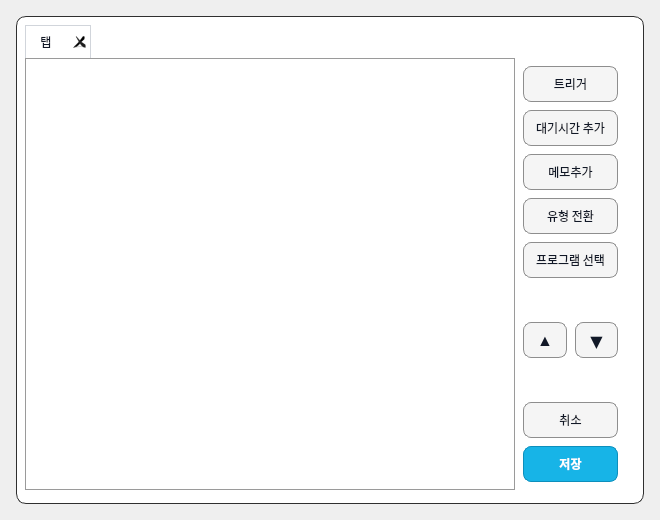
<?xml version="1.0" encoding="UTF-8"?>
<ui version="4.0">
 <class>ActionDialog</class>
 <widget class="QDialog" name="ActionDialog">
  <property name="geometry">
   <rect>
    <x>0</x>
    <y>0</y>
    <width>660</width>
    <height>520</height>
   </rect>
  </property>
  <property name="minimumSize">
   <size>
    <width>660</width>
    <height>520</height>
   </size>
  </property>
  <property name="windowTitle">
   <string>동작 편집</string>
  </property>
  <property name="styleSheet">
   <string notr="true">QDialog {
    background: #EFEFEF;
}
QFrame#card {
    background: #ffffff;
    border: 1px solid #2f2f2f;
    border-radius: 10px;
}
QFrame#list_card, QFrame#panel_card, QFrame#action_card {
    background: transparent;
    border: none;
}
QPushButton {
    min-height: 34px;
    padding: 0 12px;
    border-radius: 8px;
    border: 1px solid #8e8e8e;
    background: #f5f5f5;
    color: #111827;
}
QPushButton:hover {
    background: #e9eef5;
    border-color: #7d8ea3;
}
QPushButton#button_save {
    background: #17b4e7;
    border-color: #0d8fbc;
    color: white;
    font-weight: 700;
}
QPushButton#button_save:hover {
    background: #0ea5e9;
    border-color: #0284c7;
}
QPushButton#button_up, QPushButton#button_down {
    min-height: 34px;
    padding: 0;
}
QLabel {
    color: #111827;
}
QComboBox {
    min-height: 36px;
    padding-left: 10px;
    border-radius: 8px;
    border: 1px solid #8e8e8e;
    background: #ffffff;
    color: #111827;
}
QTableWidget {
    background: #ffffff;
    border: 1px solid #9a9a9a;
    color: #111827;
    alternate-background-color: #f3f3f3;
}
QTableWidget::item {
    padding: 8px;
    border: none;
}
QTableWidget::item:selected {
    background: #0b57d0;
    color: white;
}</string>
  </property>
  <layout class="QVBoxLayout" name="rootLayout">
   <property name="leftMargin">
    <number>16</number>
   </property>
   <property name="topMargin">
    <number>16</number>
   </property>
   <property name="rightMargin">
    <number>16</number>
   </property>
   <property name="bottomMargin">
    <number>16</number>
   </property>
   <item>
    <widget class="QFrame" name="card">
     <property name="font">
      <font/>
     </property>
     <layout class="QVBoxLayout" name="cardLayout">
      <property name="spacing">
       <number>8</number>
      </property>
      <property name="leftMargin">
       <number>8</number>
      </property>
      <property name="topMargin">
       <number>8</number>
      </property>
      <property name="rightMargin">
       <number>8</number>
      </property>
      <property name="bottomMargin">
       <number>8</number>
      </property>
      <item>
       <widget class="QTabWidget" name="tab_widget">
        <property name="sizePolicy">
         <sizepolicy hsizetype="Fixed" vsizetype="Fixed">
          <horstretch>0</horstretch>
          <verstretch>0</verstretch>
         </sizepolicy>
        </property>
        <property name="minimumSize">
         <size>
          <width>0</width>
          <height>0</height>
         </size>
        </property>
        <property name="font">
         <font/>
        </property>
        <property name="autoFillBackground">
         <bool>false</bool>
        </property>
        <property name="styleSheet">
         <string notr="true">QTabWidget::pane {
    border: none;
    background: transparent;
}
QTabBar::tab {
    background: #f9fafb;
    color: #111827;
    border: 1px solid #d1d5db;
    border-bottom: none;
    padding: 6px 14px;
    margin-right: 4px;
}
QTabBar::tab:hover {
    background: #f9fafb;
    color: #111827;
    border: 1px solid #d1d5db;
    border-bottom: none;
}
QTabBar::tab:selected {
    background: white;
    color: #111827;
}</string>
        </property>
        <property name="tabPosition">
         <enum>QTabWidget::TabPosition::North</enum>
        </property>
        <property name="tabShape">
         <enum>QTabWidget::TabShape::Rounded</enum>
        </property>
        <property name="usesScrollButtons">
         <bool>false</bool>
        </property>
        <property name="documentMode">
         <bool>false</bool>
        </property>
        <property name="tabsClosable">
         <bool>true</bool>
        </property>
        <property name="movable">
         <bool>false</bool>
        </property>
        <property name="tabBarAutoHide">
         <bool>false</bool>
        </property>
        <widget class="QWidget" name="tab_placeholder">
         <property name="sizePolicy">
          <sizepolicy hsizetype="Preferred" vsizetype="Preferred">
           <horstretch>0</horstretch>
           <verstretch>0</verstretch>
          </sizepolicy>
         </property>
         <property name="minimumSize">
          <size>
           <width>600</width>
           <height>460</height>
          </size>
         </property>
         <property name="styleSheet">
          <string notr="true"/>
         </property>
         <attribute name="title">
          <string>탭</string>
         </attribute>
         <widget class="QWidget" name="">
          <property name="geometry">
           <rect>
            <x>0</x>
            <y>0</y>
            <width>601</width>
            <height>432</height>
           </rect>
          </property>
          <layout class="QHBoxLayout" name="bodyLayout" stretch="0,0">
           <property name="spacing">
            <number>0</number>
           </property>
           <property name="leftMargin">
            <number>0</number>
           </property>
           <property name="topMargin">
            <number>0</number>
           </property>
           <property name="rightMargin">
            <number>0</number>
           </property>
           <property name="bottomMargin">
            <number>0</number>
           </property>
           <item>
            <widget class="QFrame" name="list_card">
             <property name="font">
              <font/>
             </property>
             <layout class="QVBoxLayout" name="listCardLayout">
              <property name="leftMargin">
               <number>0</number>
              </property>
              <property name="topMargin">
               <number>0</number>
              </property>
              <property name="rightMargin">
               <number>0</number>
              </property>
              <property name="bottomMargin">
               <number>0</number>
              </property>
              <item>
               <widget class="QTableWidget" name="table_widget">
                <property name="font">
                 <font>
                  <family>맑은 고딕</family>
                  <pointsize>12</pointsize>
                  <italic>false</italic>
                  <bold>true</bold>
                 </font>
                </property>
                <property name="styleSheet">
                 <string notr="true">QTableWidget::item:focus {
    outline: none;
    border: none;
}</string>
                </property>
               </widget>
              </item>
             </layout>
            </widget>
           </item>
           <item>
            <layout class="QVBoxLayout" name="rightColumn" stretch="0">
             <property name="spacing">
              <number>0</number>
             </property>
             <property name="sizeConstraint">
              <enum>QLayout::SizeConstraint::SetDefaultConstraint</enum>
             </property>
             <item>
              <widget class="QFrame" name="panel_card">
               <property name="sizePolicy">
                <sizepolicy hsizetype="Preferred" vsizetype="Expanding">
                 <horstretch>0</horstretch>
                 <verstretch>0</verstretch>
                </sizepolicy>
               </property>
               <property name="minimumSize">
                <size>
                 <width>0</width>
                 <height>0</height>
                </size>
               </property>
               <property name="maximumSize">
                <size>
                 <width>142</width>
                 <height>16777215</height>
                </size>
               </property>
               <property name="font">
                <font/>
               </property>
               <property name="styleSheet">
                <string notr="true"/>
               </property>
               <layout class="QVBoxLayout" name="panelLayout" stretch="1,1,1,1,1,1,1,1">
                <property name="spacing">
                 <number>8</number>
                </property>
                <property name="leftMargin">
                 <number>8</number>
                </property>
                <property name="topMargin">
                 <number>8</number>
                </property>
                <property name="rightMargin">
                 <number>8</number>
                </property>
                <property name="bottomMargin">
                 <number>8</number>
                </property>
                <item>
                 <widget class="QPushButton" name="button_add">
                  <property name="font">
                   <font>
                    <family>맑은 고딕</family>
                    <pointsize>9</pointsize>
                    <italic>false</italic>
                    <bold>false</bold>
                   </font>
                  </property>
                  <property name="text">
                   <string>트리거</string>
                  </property>
                 </widget>
                </item>
                <item>
                 <widget class="QPushButton" name="button_delay">
                  <property name="font">
                   <font>
                    <family>맑은 고딕</family>
                    <pointsize>9</pointsize>
                    <italic>false</italic>
                    <bold>false</bold>
                   </font>
                  </property>
                  <property name="text">
                   <string>대기시간 추가</string>
                  </property>
                 </widget>
                </item>
                <item>
                 <widget class="QPushButton" name="button_note">
                  <property name="font">
                   <font>
                    <family>맑은 고딕</family>
                    <pointsize>9</pointsize>
                    <italic>false</italic>
                    <bold>false</bold>
                   </font>
                  </property>
                  <property name="text">
                   <string>메모추가</string>
                  </property>
                 </widget>
                </item>
                <item>
                 <widget class="QPushButton" name="button_priority">
                  <property name="font">
                   <font>
                    <family>맑은 고딕</family>
                    <pointsize>9</pointsize>
                    <italic>false</italic>
                    <bold>false</bold>
                   </font>
                  </property>
                  <property name="text">
                   <string>유형 전환</string>
                  </property>
                 </widget>
                </item>
                <item>
                 <widget class="QPushButton" name="button_program">
                  <property name="font">
                   <font>
                    <family>맑은 고딕</family>
                    <pointsize>9</pointsize>
                    <italic>false</italic>
                    <bold>false</bold>
                   </font>
                  </property>
                  <property name="text">
                   <string>프로그램 선택</string>
                  </property>
                 </widget>
                </item>
                <item>
                 <widget class="QFrame" name="move_card">
                  <property name="minimumSize">
                   <size>
                    <width>0</width>
                    <height>0</height>
                   </size>
                  </property>
                  <property name="maximumSize">
                   <size>
                    <width>16777215</width>
                    <height>16777215</height>
                   </size>
                  </property>
                  <property name="font">
                   <font/>
                  </property>
                  <property name="styleSheet">
                   <string notr="true">QFrame {
    background: transparent;
    border: none;
}</string>
                  </property>
                  <layout class="QHBoxLayout" name="moveLayout">
                   <property name="spacing">
                    <number>8</number>
                   </property>
                   <property name="leftMargin">
                    <number>0</number>
                   </property>
                   <property name="topMargin">
                    <number>0</number>
                   </property>
                   <property name="rightMargin">
                    <number>0</number>
                   </property>
                   <property name="bottomMargin">
                    <number>0</number>
                   </property>
                   <item>
                    <widget class="QPushButton" name="button_up">
                     <property name="font">
                      <font>
                       <pointsize>12</pointsize>
                       <bold>false</bold>
                      </font>
                     </property>
                     <property name="text">
                      <string>▲</string>
                     </property>
                    </widget>
                   </item>
                   <item>
                    <widget class="QPushButton" name="button_down">
                     <property name="font">
                      <font>
                       <family>맑은 고딕</family>
                       <pointsize>12</pointsize>
                       <italic>false</italic>
                       <bold>false</bold>
                      </font>
                     </property>
                     <property name="text">
                      <string>▼</string>
                     </property>
                    </widget>
                   </item>
                  </layout>
                 </widget>
                </item>
                <item>
                 <widget class="QPushButton" name="button_cancel">
                  <property name="font">
                   <font>
                    <family>맑은 고딕</family>
                    <pointsize>9</pointsize>
                    <italic>false</italic>
                    <bold>false</bold>
                   </font>
                  </property>
                  <property name="text">
                   <string>취소</string>
                  </property>
                 </widget>
                </item>
                <item>
                 <widget class="QPushButton" name="button_save">
                  <property name="font">
                   <font>
                    <family>맑은 고딕</family>
                    <pointsize>9</pointsize>
                    <italic>false</italic>
                    <bold>true</bold>
                   </font>
                  </property>
                  <property name="text">
                   <string>저장</string>
                  </property>
                 </widget>
                </item>
               </layout>
              </widget>
             </item>
            </layout>
           </item>
          </layout>
         </widget>
        </widget>
       </widget>
      </item>
     </layout>
    </widget>
   </item>
  </layout>
 </widget>
 <resources/>
 <connections/>
</ui>
